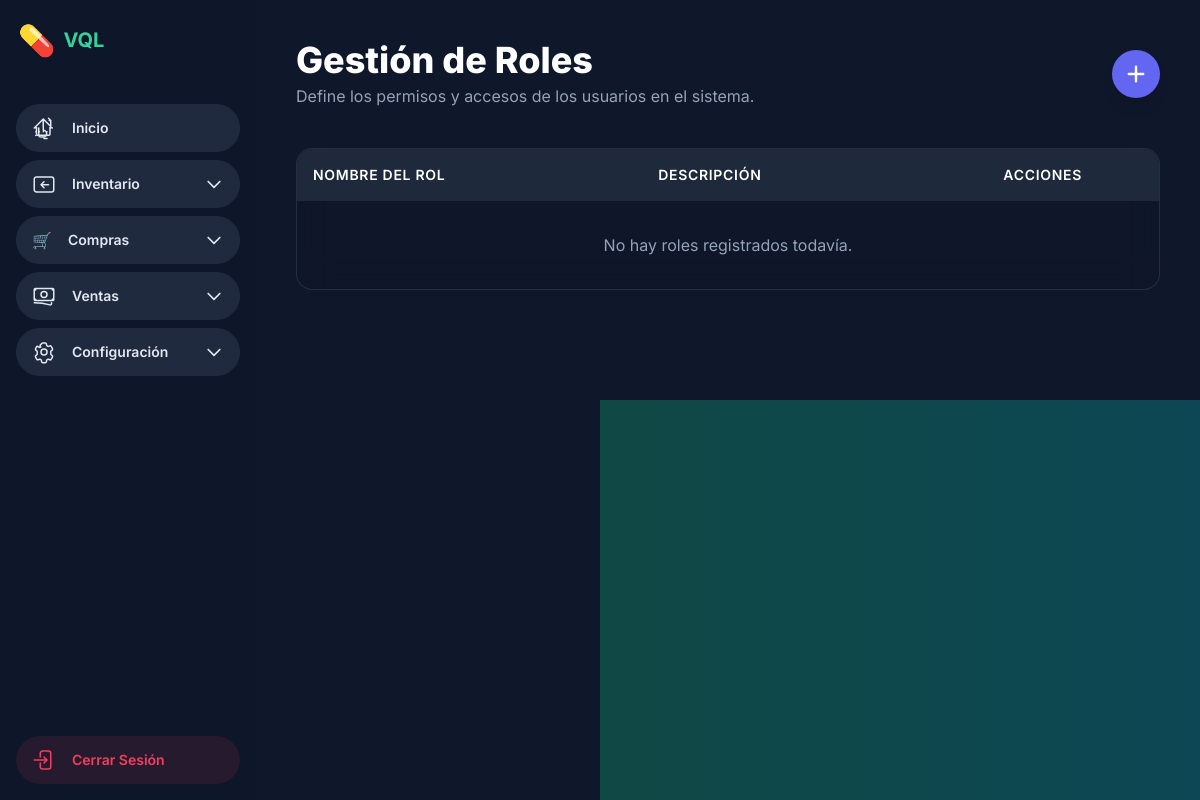
Before: /core/roles/ with the older database file.
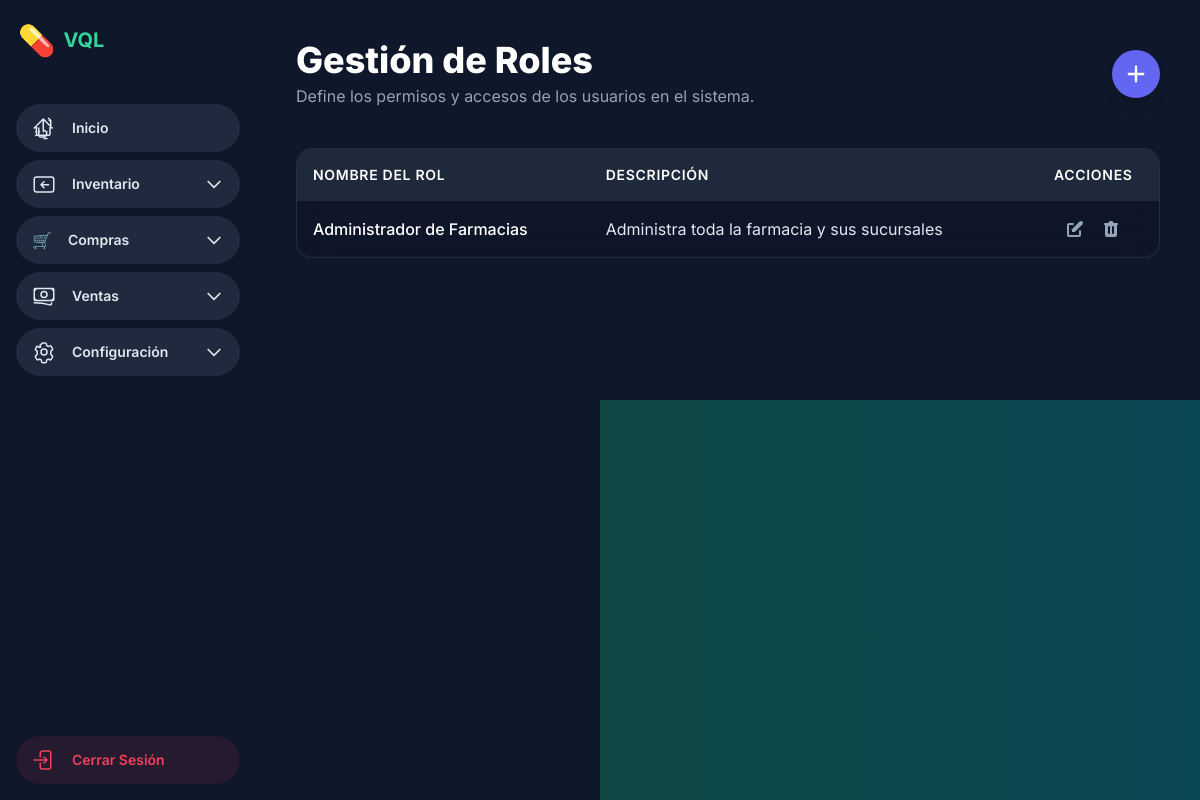
After: the same page with the newer database file.
### core/models.py (models this page shows, shortened)
class Rol(models.Model):
    nombre = models.CharField(max_length=50, unique=True, verbose_name="Nombre del Rol")
    descripcion = models.TextField(blank=True, verbose_name="Descripción del Rol")
    class Meta:
        verbose_name = "Rol"
        verbose_name_plural = "Roles" # <-- CORREGIDO AQUÍ
        ordering = ['nombre'] # Ordenar alfabéticamente por nombre

### core/views.py (the view)
# urls.py: path('roles/', views.rol_list_view, name='rol_list'),
def rol_list_view(request):
    lista_de_roles = Rol.objects.all().order_by('nombre')
    context = {'roles': lista_de_roles}
    return render(request, 'roles_templates/rol_list.html', context)

### templates/roles_templates/rol_list.html (shortened to what this page needs)
{% extends 'farmacias_main_templates/app_base.html' %}
{% load static %}
{% block app_content %}
<header class="flex flex-col md:flex-row justify-between items-start md:items-center mb-10 gap-4">
    <div>
        <h1 class="text-4xl font-extrabold text-white">Gestión de Roles</h1>
        <p class="text-slate-400 mt-1">Define los permisos y accesos de los usuarios en el sistema.</p>
    </div>
    <a href="{% url 'core:rol_create' %}"
        class="w-12 h-12 bg-indigo-500 hover:bg-indigo-600 text-white font-bold rounded-full shadow-lg hover:shadow-indigo-500/50 transition-all duration-300 flex items-center justify-center">
        <svg xmlns="http://www.w3.org/2000/svg" class="h-6 w-6" viewBox="0 0 20 20" fill="currentColor">
            <path fill-rule="evenodd"
                d="M10 3a1 1 0 011 1v5h5a1 1 0 110 2h-5v5a1 1 0 11-2 0v-5H4a1 1 0 110-2h5V4a1 1 0 011-1z"
                clip-rule="evenodd" />
        </svg>
    </a>
</header>
<div class="glass-card rounded-2xl overflow-hidden">
    <div class="overflow-x-auto">
        <table class="w-full text-left min-w-[640px]">
            <thead class="bg-slate-800">
                <tr>
                    <th class="p-4 text-sm font-semibold text-white uppercase tracking-wider">Nombre del Rol</th>
                    <th class="p-4 text-sm font-semibold text-white uppercase tracking-wider">Descripción</th>
                    <th class="p-4 text-sm font-semibold text-white uppercase tracking-wider text-center">Acciones</th>
                </tr>
            </thead>
            <tbody class="divide-y divide-slate-700">
                {% for rol in roles %}
                <tr class="hover:bg-slate-800/50 transition-colors">
                    <td class="p-4 font-medium text-white">{{ rol.nombre }}</td>
                    <td class="p-4">{{ rol.descripcion|default:"Sin descripción." }}</td>
                    <td class="p-4">
                        <div class="flex justify-center items-center gap-4">
                            <a href="{% url 'core:rol_update' pk=rol.pk %}"
                                class="text-slate-400 hover:text-emerald-400 transition-colors" title="Editar Rol">
                            </a>
                            <button type="button"
                                class="delete-btn text-slate-400 hover:text-rose-500 transition-colors"
                                title="Eliminar Rol" data-rol-nombre="{{ rol.nombre }}"
                                data-delete-url="{% url 'core:rol_delete' pk=rol.pk %}">
                            </button>
                        </div>
                    </td>
                </tr>
                {% empty %}
                <tr>
                    <td colspan="3" class="p-8 text-center text-slate-400">No hay roles registrados todavía.</td>
                </tr>
                {% endfor %}
            </tbody>
        </table>
    </div>
</div>
{% endblock %}

Changed rows visible on the page:
added Rol: nombre "Administrador de Farmacias", descripcion "Administra toda la farmacia y sus sucursales"
Other visible differences:
text no longer shown: "No hay roles registrados todavía."
